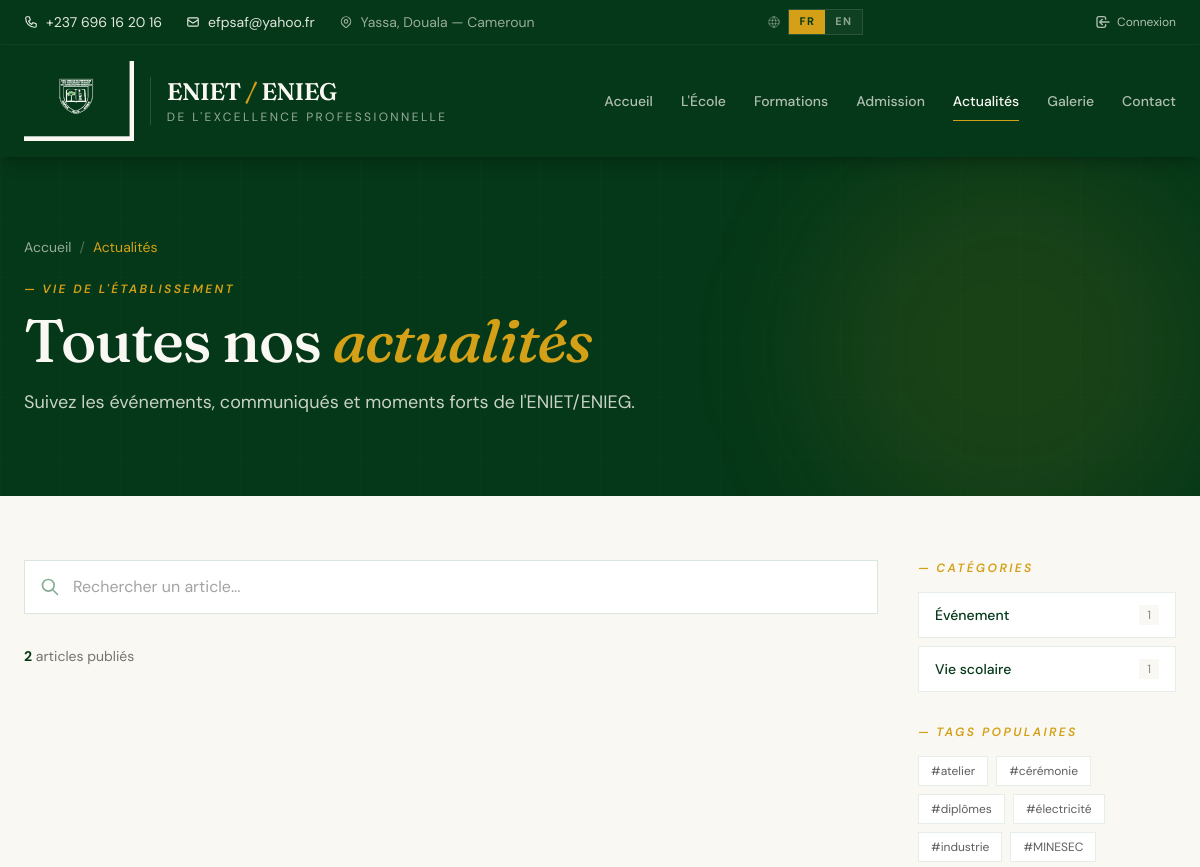
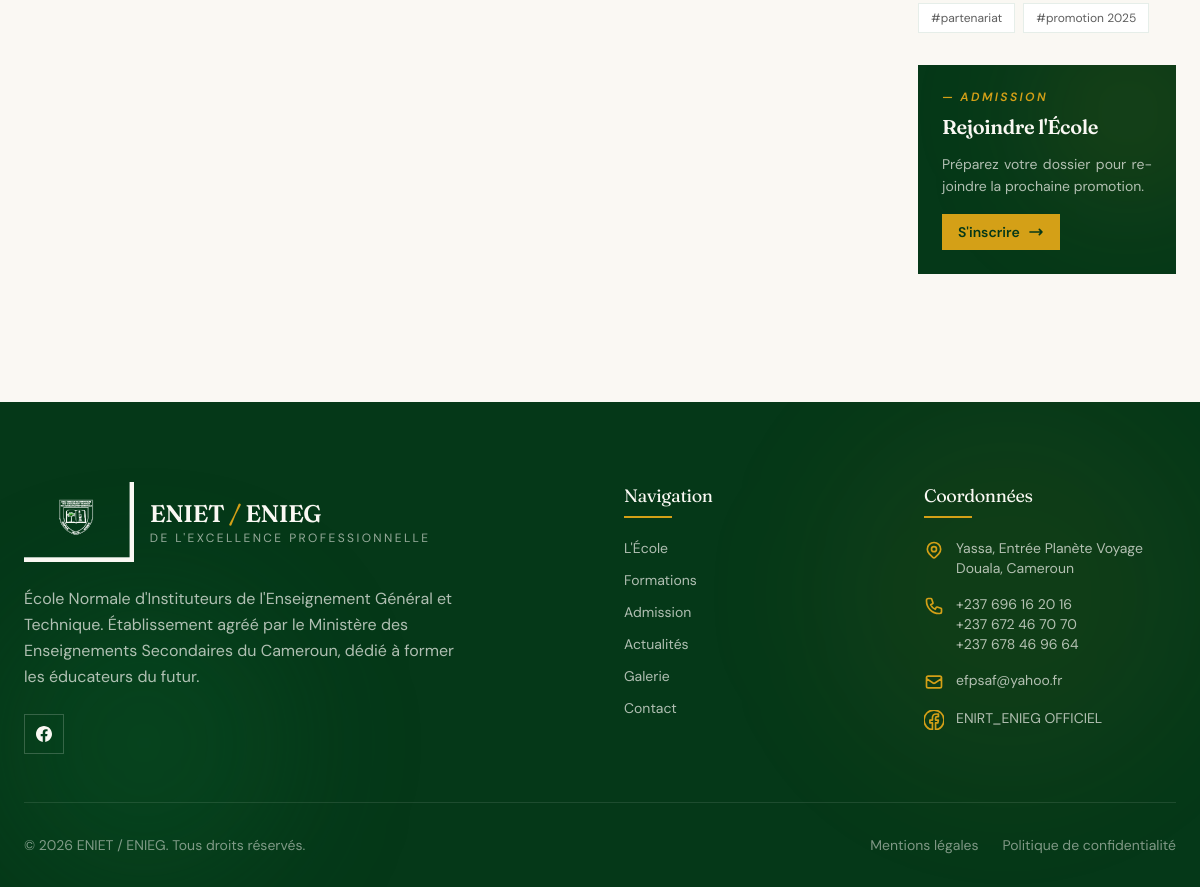
/fr/actualites/, run on the app's committed database (2 pictures, top to bottom).
### apps/blog/models.py (models this page shows, shortened)
class Categorie(TimeStampedModel):
    nom = models.CharField(
        _('Nom'),
        max_length=100,
        unique=True,
        help_text=_('Ex: Événement, Communiqué, Vie scolaire'),
    )
    slug = models.SlugField(
        _('Slug URL'),
        max_length=100,
        unique=True,
        help_text=_('Auto-généré depuis le nom si laissé vide'),
    )
    description = models.CharField(
        _('Description courte'),
        max_length=200,
        blank=True,
        help_text=_('Affichée sur la page de catégorie'),
    )
    couleur = models.CharField(
        _('Couleur'),
        max_length=20,
        choices=[
            ('primary', _('Vert (par défaut)')),
            ('accent', _('Or')),
            ('blue', _('Bleu')),
            ('red', _('Rouge')),
            ('purple', _('Violet')),
        ],
        default='primary',
        help_text=_('Couleur d\'affichage des badges de cette catégorie'),
    )
    ordre = models.PositiveSmallIntegerField(
        _('Ordre d\'affichage'),
        default=0,
    )
    class Meta:
        verbose_name = _('Catégorie')
        verbose_name_plural = _('Catégories')
        ordering = ['ordre', 'nom']
    def get_absolute_url(self):
        return reverse('blog:category', kwargs={'slug': self.slug})

class Tag(TimeStampedModel):
    nom = models.CharField(
        _('Nom'),
        max_length=50,
        unique=True,
    )
    slug = models.SlugField(
        _('Slug URL'),
        max_length=50,
        unique=True,
        blank=True,
    )
    class Meta:
        verbose_name = _('Tag')
        verbose_name_plural = _('Tags')
        ordering = ['nom']
    def get_absolute_url(self):
        return reverse('blog:tag', kwargs={'slug': self.slug})

### apps/blog/views.py (the view)
# urls.py: path('', views.article_list, name='list'),
def article_list(request):
    queryset = Article.objects.publies().select_related(
        'categorie', 'auteur'
    ).prefetch_related('tags')
    categorie_slug = request.GET.get('categorie')
    categorie_active = None
    if categorie_slug:
        try:
            categorie_active = Categorie.objects.get(slug=categorie_slug)
            queryset = queryset.filter(categorie=categorie_active)
        except Categorie.DoesNotExist:
            pass
    tag_slug = request.GET.get('tag')
    tag_active = None
    if tag_slug:
        try:
            tag_active = Tag.objects.get(slug=tag_slug)
            queryset = queryset.filter(tags=tag_active)
        except Tag.DoesNotExist:
            pass
    recherche = request.GET.get('q', '').strip()
    if recherche:
        queryset = queryset.filter(
            Q(titre__icontains=recherche)
            | Q(resume__icontains=recherche)
            | Q(contenu__icontains=recherche)
        ).distinct()  # distinct() évite les doublons si l'article matche plusieurs Q
    paginator = Paginator(queryset, ARTICLES_PAR_PAGE)
    page_number = request.GET.get('page', 1)
    try:
        page_obj = paginator.page(page_number)
    except PageNotAnInteger:
        page_obj = paginator.page(1)
    except EmptyPage:
        page_obj = paginator.page(paginator.num_pages)
    categories = Categorie.objects.annotate(
        nb_articles=Count('articles', filter=Q(articles__statut='publie'))
    ).filter(nb_articles__gt=0).order_by('ordre')
    tags_populaires = Tag.objects.annotate(
        nb_articles=Count('articles', filter=Q(articles__statut='publie'))
    ).filter(nb_articles__gt=0).order_by('-nb_articles')[:12]
    return render(request, 'blog/list.html', {
        'page_obj': page_obj,
        'categories': categories,
        'tags_populaires': tags_populaires,
        'categorie_active': categorie_active,
        'tag_active': tag_active,
        'recherche': recherche,
        'total_articles': paginator.count,
    })

### apps/blog/models.py (called while the page is built)
    def publies(self):
        return self.filter(
            statut=Article.Statut.PUBLIE,
            date_publication__lte=timezone.now(),
        )

    def get_absolute_url(self):
        return reverse('blog:detail', kwargs={
            'year': self.date_publication.year,
            'month': self.date_publication.month,
            'slug': self.slug,
        })

### apps/core/context_processors.py (called while the page is built, shortened)
def tinymce_key(request):
    return {
        'TINYMCE_API_KEY': getattr(settings, 'TINYMCE_API_KEY', '')
    }

def security_config(request):
    return {
        'SESSION_MAX_AGE': settings.SESSION_COOKIE_AGE,
    }

def site_settings(request):
    return {
        'site_settings': SiteSettings.load(),
    }

def dashboard_badges(request):
    if not request.user.is_authenticated:
        return {}

### apps/pages/models.py (called while the page is built)
    @classmethod
    def load(cls):
        obj, created = cls.objects.get_or_create(pk=1)
        return obj

### templates/blog/list.html (shortened to what this page needs)
{% extends "base_public.html" %}
{% load i18n %}
{% block content %}
<section class="bg-primary-darker text-cream relative overflow-hidden py-20">
    <div class="absolute inset-0 opacity-30 pointer-events-none"
         style="background-image: linear-gradient(rgba(255,255,255,0.04) 1px, transparent 1px), linear-gradient(90deg, rgba(255,255,255,0.04) 1px, transparent 1px); background-size: 60px 60px;">
    </div>
    <div class="absolute top-0 right-0 w-96 h-96 bg-accent/10 rounded-full blur-3xl pointer-events-none"></div>
    <div class="relative max-w-7xl mx-auto px-6">
        <nav class="flex items-center gap-2 text-sm text-cream/60 mb-6">
            <a href="{% url 'core:home' %}" class="hover:text-accent transition-colors">{% trans "Accueil" %}</a>
            <span class="text-cream/30">/</span>
            <span class="text-accent">{% trans "Actualités" %}</span>
        </nav>
        <div class="hero-in hero-in-1 text-xs uppercase tracking-[0.2em] text-accent font-semibold italic mb-3">
            — {% trans "Vie de l'établissement" %}
        </div>
        <h1 class="hero-in hero-in-2 font-serif text-4xl md:text-6xl font-medium leading-[1.05] mb-4">
            {% if categorie_active %}
                {{ categorie_active.nom }}
            {% elif tag_active %}
                <span class="text-accent">#</span>{{ tag_active.nom }}
            {% elif recherche %}
                {% blocktrans %}Recherche{% endblocktrans %}
            {% else %}
                {% trans "Toutes nos" %} <span class="italic text-accent">{% trans "actualités" %}</span>
            {% endif %}
        </h1>
        <p class="hero-in hero-in-3 text-cream/80 text-lg max-w-2xl">
        </p>
    </div>
</section>
<section class="py-16">
    <div class="max-w-7xl mx-auto px-6 grid lg:grid-cols-4 gap-10">
        <div class="lg:col-span-3">
            <form method="get" action="{% url 'blog:list' %}" class="mb-8">
                <div class="relative">
                    <input type="search"
                           name="q"
                           value="{{ recherche }}"
                           placeholder="{% trans 'Rechercher un article...' %}"
                           class="w-full pl-12 pr-4 py-3.5 bg-white border border-primary/15 focus:border-primary focus:outline-none focus:ring-2 focus:ring-primary/20 transition-all text-ink placeholder:text-ink/40">
                    <svg class="absolute left-4 top-1/2 -translate-y-1/2 w-5 h-5 text-primary/50" fill="none" stroke="currentColor" viewBox="0 0 24 24">
                        <path stroke-linecap="round" stroke-linejoin="round" stroke-width="2" d="M21 21l-6-6m2-5a7 7 0 11-14 0 7 7 0 0114 0z"/>
                    </svg>
                </div>
            </form>
            {% if page_obj.object_list %}
                <div class="text-sm text-ink/60 mb-6">
                </div>
                <div class="grid sm:grid-cols-2 gap-6" data-reveal-stagger>
                </div>
            {% endif %}
        </div>
        <aside class="lg:col-span-1 space-y-8">
            {% if categories %}
                <div>
                    <div class="text-xs uppercase tracking-[0.2em] text-accent font-semibold italic mb-4">
                        — {% trans "Catégories" %}
                    </div>
                    <ul class="space-y-2">
                        {% for categorie in categories %}
                            <li>
                                <a href="{{ categorie.get_absolute_url }}"
                                   class="flex items-center justify-between px-4 py-3 bg-white border border-primary/10 hover:border-accent transition-colors group
                                        {% if categorie_active.pk == categorie.pk %}border-accent bg-accent/5{% endif %}">
                                    <span class="text-primary-darker font-medium text-sm group-hover:text-primary transition-colors">
                                        {{ categorie.nom }}
                                    </span>
                                    <span class="text-xs text-ink/50 bg-cream px-2 py-0.5">
                                        {{ categorie.nb_articles }}
                                    </span>
                                </a>
                            </li>
                        {% endfor %}
                    </ul>
                </div>
            {% endif %}
            {% if tags_populaires %}
                <div>
                    <div class="text-xs uppercase tracking-[0.2em] text-accent font-semibold italic mb-4">
                        — {% trans "Tags populaires" %}
                    </div>
                    <div class="flex flex-wrap gap-2">
                        {% for tag in tags_populaires %}
                            <a href="{{ tag.get_absolute_url }}"
                               class="inline-flex items-center gap-1 text-xs bg-white border border-primary/10 hover:border-accent hover:bg-accent hover:text-primary-darker text-ink/70 px-3 py-1.5 transition-colors
                                    {% if tag_active.pk == tag.pk %}bg-accent text-primary-darker border-accent{% endif %}">
                                #{{ tag.nom }}
                            </a>
                        {% endfor %}
                    </div>
                </div>
            {% endif %}
            <div class="bg-primary-darker text-cream p-6 relative overflow-hidden">
                <div class="absolute -top-12 -right-12 w-48 h-48 bg-accent/10 rounded-full blur-3xl"></div>
                <div class="relative">
                    <div class="text-xs uppercase tracking-[0.2em] text-accent font-semibold italic mb-2">
                        — {% trans "Admission" %}
                    </div>
                    <h3 class="font-serif text-xl font-semibold mb-3">
                        {% trans "Rejoindre l'École" %}
                    </h3>
                    <p class="text-cream/70 text-sm mb-4 leading-relaxed">
                        {% trans "Préparez votre dossier pour rejoindre la prochaine promotion." %}
                    </p>
                    <a href="{% url 'ecoles:admission' %}" class="inline-flex items-center gap-2 bg-accent hover:bg-accent-light text-primary-darker font-semibold px-4 py-2 text-sm transition-all hover:gap-3 group">
                        {% trans "S'inscrire" %}
                        <svg class="w-4 h-4 transition-transform group-hover:translate-x-0.5" fill="none" stroke="currentColor" viewBox="0 0 24 24">
                            <path stroke-linecap="round" stroke-linejoin="round" stroke-width="2.5" d="M17 8l4 4m0 0l-4 4m4-4H3"/>
                        </svg>
                    </a>
                </div>
            </div>
        </aside>
    </div>
</section>
{% endblock %}

### data on the page
Categorie: nom "Événement", nb_articles "1"
Categorie: nom "Vie scolaire", nb_articles "1"
Tag: nom "atelier"
Tag: nom "cérémonie"
Tag: nom "diplômes"
Tag: nom "électricité"
Tag: nom "industrie"
Tag: nom "MINESEC"
Tag: nom "partenariat"
Tag: nom "promotion 2025"

### other printed values
{{ lang_code|upper }} "FR" "EN"
